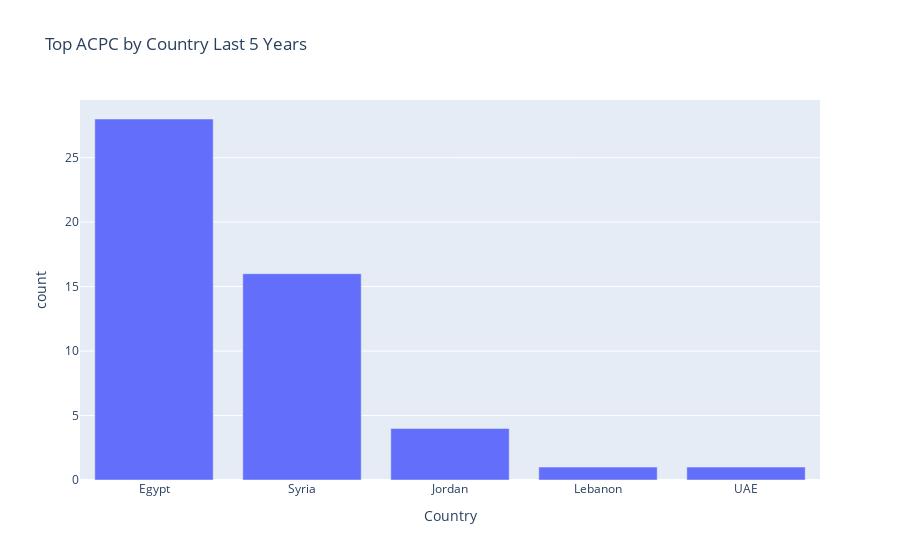

Here is the notebook cell this chart was saved with:
### Code cell
fig = px.bar(acpc_country_df, x='Country', y='count', title="Top ACPC by Country Last 5 Years")
fig.show()

### Figure 1 — Plotly figure (JSON) as saved in the notebook; plotly's stock layout.template omitted (floating-point values rounded to 4 significant figures)
{"data": [{"alignmentgroup": "True", "hovertemplate": "Country=%{x}<br>count=%{y}<extra></extra>", "legendgroup": "", "marker": {"color": "#636efa", "pattern": {"shape": ""}}, "name": "", "offsetgroup": "", "orientation": "v", "showlegend": false, "textposition": "auto", "type": "bar", "x": ["Egypt", "Syria", "Jordan", "Lebanon", "UAE"], "xaxis": "x", "y": [28, 16, 4, 1, 1], "yaxis": "y"}], "layout": {"barmode": "relative", "legend": {"tracegroupgap": 0}, "title": {"text": "Top ACPC by Country Last 5 Years"}, "xaxis": {"anchor": "y", "domain": [0, 1], "title": {"text": "Country"}}, "yaxis": {"anchor": "x", "domain": [0, 1], "title": {"text": "count"}}}}
